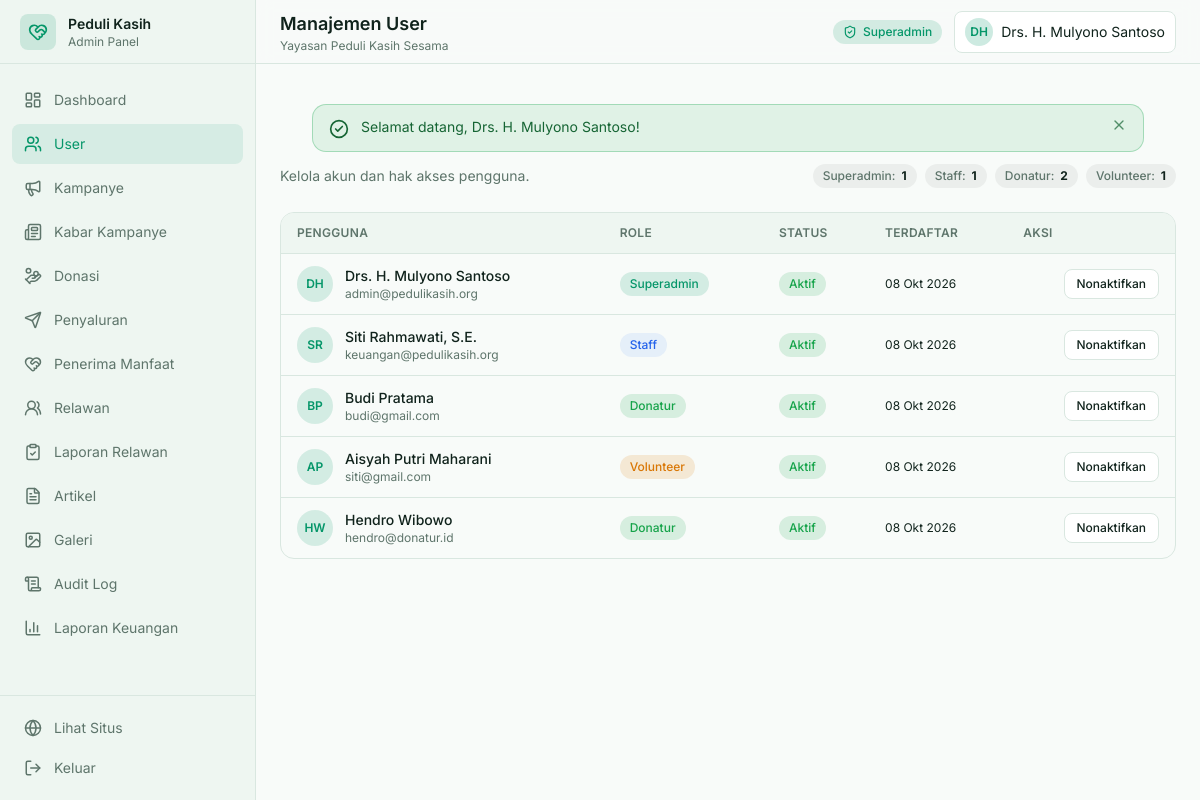
Page /admin/users (signed in) on the committed database.
### tables this page shows
CREATE TABLE `users` (
  `id` INT UNSIGNED AUTO_INCREMENT PRIMARY KEY,
  `name` VARCHAR(120) NOT NULL,
  `email` VARCHAR(150) NOT NULL UNIQUE,
  `password` VARCHAR(255) NOT NULL,
  `phone` VARCHAR(30) NULL,
  `role` ENUM('superadmin', 'staff', 'donatur', 'volunteer') NOT NULL DEFAULT 'donatur',
  `avatar` VARCHAR(255) NULL,
  `address` TEXT NULL,
  `bio` TEXT NULL,
  `status` ENUM('active', 'inactive') NOT NULL DEFAULT 'active',
  `created_at` TIMESTAMP DEFAULT CURRENT_TIMESTAMP,
  `updated_at` TIMESTAMP DEFAULT CURRENT_TIMESTAMP ON UPDATE CURRENT_TIMESTAMP,
  `deleted_at` TIMESTAMP NULL DEFAULT NULL,
  INDEX `idx_role` (`role`),
  INDEX `idx_email` (`email`)
);

### app/Views/admin/users.php (the view, shortened to what the rows shown need)
<?php
$users      = $users ?? [];
$roleCounts = $roleCounts ?? [];
$roleBadge = [
    'superadmin' => 'badge-accent',
    'staff'      => 'badge-info',
    'donatur'    => 'badge-success',
    'volunteer'  => 'badge-warning',
];
?>
<div class="space-y-6">
    <div class="flex flex-col justify-between gap-4 sm:flex-row sm:items-center">
        <div>
            <p class="text-sm text-ink-soft">Kelola akun dan hak akses pengguna.</p>
        </div>
        <div class="flex flex-wrap gap-2">
            <?php foreach (['superadmin', 'staff', 'donatur', 'volunteer'] as $role): ?>
                <span class="badge-muted"><?= ucfirst($role) ?>: <strong class="text-ink"><?= (int) ($roleCounts[$role] ?? 0) ?></strong></span>
            <?php endforeach; ?>
        </div>
    </div>
    <div class="table-wrap">
        <table class="table">
            <thead>
                <tr>
                    <th>Pengguna</th>
                    <th>Role</th>
                    <th>Status</th>
                    <th>Terdaftar</th>
                    <th class="text-right">Aksi</th>
                </tr>
            </thead>
            <tbody>
                <?php if ($users): ?>
                    <?php foreach ($users as $user): ?>
                        <tr>
                            <td>
                                <div class="flex items-center gap-3">
                                    <span class="flex h-9 w-9 items-center justify-center rounded-full bg-accent/15 text-xs font-semibold text-accent">
                                        <?= Helper::e(Helper::initials($user['name'])) ?>
                                    </span>
                                    <div>
                                        <p class="text-sm font-medium text-ink"><?= Helper::e($user['name']) ?></p>
                                        <p class="text-xs text-ink-soft"><?= Helper::e($user['email']) ?></p>
                                    </div>
                                </div>
                            </td>
                            <td><span class="<?= $roleBadge[$user['role']] ?? 'badge-muted' ?>"><?= ucfirst($user['role']) ?></span></td>
                            <td>
                                <span class="<?= $user['status'] === 'active' ? 'badge-success' : 'badge-muted' ?>">
                                    <?= $user['status'] === 'active' ? 'Aktif' : 'Nonaktif' ?>
                                </span>
                            </td>
                            <td class="whitespace-nowrap text-xs text-ink-soft"><?= Helper::tanggal($user['created_at']) ?></td>
                            <td class="text-right">
                                <form method="post" action="<?= Helper::url('admin/users/' . $user['id'] . '/status') ?>" class="inline">
                                    <button type="submit" class="btn-outline btn-sm">
                                        <?= $user['status'] === 'active' ? 'Nonaktifkan' : 'Aktifkan' ?>
                                    </button>
                                </form>
                            </td>
                        </tr>
                    <?php endforeach; ?>
                <?php else: ?>
                    <tr><td colspan="5" class="text-center text-ink-soft">Belum ada pengguna.</td></tr>
                <?php endif; ?>
            </tbody>
        </table>
    </div>
</div>

### app/Core/Router.php (shortened to what the rows shown need)
<?php
class Router
{
    private array $routes = [];
    private function add(string $method, string $pattern, array $handler, ?string $middleware): void
    {
        $this->routes[] = compact('method', 'pattern', 'handler', 'middleware');
    }
    private function compile(string $pattern): string
    {
        $pattern = trim($pattern, '/');
        if ($pattern === '') {
            return '#^$#';
        }
        $regex = preg_replace('#\{([a-zA-Z_][a-zA-Z0-9_]*)\}#', '([^/]+)', $pattern);
        return '#^' . $regex . '/?$#';
    }
    public function dispatch(string $method, string $path, string $basePath = ''): void
    {
        $method = strtoupper($method);
        $path = trim($path, '/');
        foreach ($this->routes as $route) {
            if ($route['method'] !== $method) {
                continue;
            }
            if (!preg_match($this->compile($route['pattern']), $path, $matches)) {
                continue;
            }
            array_shift($matches);
            [$class, $action] = $route['handler'];
            $controller = new $class();
            call_user_func_array([$controller, $action], $matches);
            return;
        }
    }
}

### app/Views/layouts/admin.php (shortened to what the rows shown need)
<?php
$settings    = $settings ?? (new \App\Models\Setting())->all();
$orgName     = $settings['org_name'] ?? 'Yayasan Peduli Kasih Sesama';
$currentUser = [
    'id'    => $_SESSION['user_id'] ?? null,
    'name'  => $_SESSION['user_name'] ?? 'Admin',
    'email' => $_SESSION['user_email'] ?? '',
    'role'  => $_SESSION['user_role'] ?? '',
];
$nav = [
    ['label' => 'Dashboard',         'icon' => 'layout-dashboard', 'route' => 'admin/dashboard',      'match' => 'admin/dashboard'],
    ['label' => 'User',              'icon' => 'users',            'route' => 'admin/users',          'match' => 'admin/users'],
    ['label' => 'Kampanye',          'icon' => 'megaphone',        'route' => 'admin/campaigns',      'match' => 'admin/campaigns'],
    ['label' => 'Kabar Kampanye',    'icon' => 'newspaper',        'route' => 'admin/campaign-updates', 'match' => 'admin/campaign-updates'],
    ['label' => 'Donasi',            'icon' => 'hand-coins',       'route' => 'admin/donations',      'match' => 'admin/donations'],
    ['label' => 'Penyaluran',        'icon' => 'send',             'route' => 'admin/disbursements',  'match' => 'admin/disbursements'],
    ['label' => 'Penerima Manfaat',  'icon' => 'heart-handshake',  'route' => 'admin/beneficiaries',  'match' => 'admin/beneficiaries'],
    ['label' => 'Relawan',           'icon' => 'users-round',      'route' => 'admin/volunteers',     'match' => 'admin/volunteers'],
    ['label' => 'Laporan Relawan',   'icon' => 'clipboard-check',  'route' => 'admin/field-reports',  'match' => 'admin/field-reports'],
    ['label' => 'Artikel',           'icon' => 'file-text',        'route' => 'admin/articles',       'match' => 'admin/articles'],
    ['label' => 'Galeri',            'icon' => 'image',            'route' => 'admin/gallery',        'match' => 'admin/gallery'],
    ['label' => 'Audit Log',         'icon' => 'scroll-text',      'route' => 'admin/audit-logs',     'match' => 'admin/audit-logs'],
    ['label' => 'Laporan Keuangan',  'icon' => 'bar-chart-3',      'route' => 'admin/reports',        'match' => 'admin/reports'],
];
?>
<!DOCTYPE html>
<html lang="id">
<head>
    <link rel="stylesheet" href="<?= Helper::asset('css/app.css') ?>">
</head>
<body class="min-h-screen bg-base text-ink">
<aside id="sidebar"
       class="fixed inset-y-0 left-0 z-40 flex w-64 -translate-x-full flex-col border-r border-line bg-surface transition-transform duration-200 lg:translate-x-0">
    <div class="flex h-16 shrink-0 items-center gap-3 border-b border-line px-5">
        <span class="flex h-9 w-9 items-center justify-center rounded-lg bg-accent/15 text-accent">
            <i data-lucide="heart-handshake" class="h-5 w-5"></i>
        </span>
        <div class="leading-tight">
            <p class="text-sm font-semibold text-ink">Peduli Kasih</p>
            <p class="text-xs text-ink-soft">Admin Panel</p>
        </div>
    </div>
    <nav class="flex-1 space-y-1 overflow-y-auto px-3 py-4">
        <?php foreach ($nav as $item): ?>
            <a href="<?= Helper::url($item['route']) ?>"
               class="side-link <?= Helper::isActive($item['match']) ? 'side-link-active' : '' ?>">
                <i data-lucide="<?= $item['icon'] ?>" class="h-[18px] w-[18px]"></i>
                <span><?= $item['label'] ?></span>
            </a>
        <?php endforeach; ?>
    </nav>
    <div class="shrink-0 border-t border-line p-3">
        <a href="<?= Helper::url('') ?>" class="side-link">
            <i data-lucide="globe" class="h-[18px] w-[18px]"></i>
            <span>Lihat Situs</span>
        </a>
        <a href="<?= Helper::url('logout') ?>" class="side-link">
            <i data-lucide="log-out" class="h-[18px] w-[18px]"></i>
            <span>Keluar</span>
        </a>
    </div>
</aside>
<div class="lg:pl-64">
    <header class="sticky top-0 z-20 flex h-16 items-center justify-between gap-4 border-b border-line bg-base/80 px-4 backdrop-blur sm:px-6">
        <div class="flex items-center gap-3">
            <div>
                <h1 class="text-base font-semibold text-ink sm:text-lg"><?= Helper::e($title ?? 'Dashboard') ?></h1>
                <p class="hidden text-xs text-ink-soft sm:block"><?= Helper::e($orgName) ?></p>
            </div>
        </div>
        <div class="flex items-center gap-2 sm:gap-3">
            <span class="badge-accent hidden sm:inline-flex">
                <i data-lucide="shield-check" class="h-3.5 w-3.5"></i>
                <?= Helper::e(ucfirst($currentUser['role'])) ?>
            </span>
            <div class="flex items-center gap-2 rounded-lg border border-line bg-card px-2.5 py-1.5">
                <span class="flex h-7 w-7 items-center justify-center rounded-full bg-accent/20 text-xs font-semibold text-accent">
                    <?= Helper::e(Helper::initials($currentUser['name'])) ?>
                </span>
                <span class="hidden text-sm text-ink md:inline"><?= Helper::e($currentUser['name']) ?></span>
            </div>
        </div>
    </header>
    <main class="p-4 sm:p-6">
        <?php include __DIR__ . '/../partials/flash.php'; ?>
        <?= $content ?? '' ?>
    </main>
</div>
</body>
</html>

### rows in the picture
users: role "Superadmin", name "DH", name "Drs. H. Mulyono Santoso", email "admin@pedulikasih.org", status "Aktif", created_at "08 Okt 2026"
users: name "SR", name "Siti Rahmawati, S.E.", email "keuangan@pedulikasih.org", role "Staff", status "Aktif", created_at "08 Okt 2026"
users: name "BP", name "Budi Pratama", email "budi@gmail.com", role "Donatur", status "Aktif", created_at "08 Okt 2026"
users: name "AP", name "Aisyah Putri Maharani", email "siti@gmail.com", role "Volunteer", status "Aktif", created_at "08 Okt 2026"
users: name "HW", name "Hendro Wibowo", email "hendro@donatur.id", role "Donatur", status "Aktif", created_at "08 Okt 2026"

### other values in the picture
$item['label'] "Dashboard"
$item['label'] "User"
$item['label'] "Kampanye"
$item['label'] "Kabar Kampanye"
$item['label'] "Donasi"
$item['label'] "Penyaluran"
$item['label'] "Penerima Manfaat"
$item['label'] "Relawan"
$item['label'] "Laporan Relawan"
$item['label'] "Artikel"
$item['label'] "Galeri"
$item['label'] "Audit Log"
$item['label'] "Laporan Keuangan"
Helper::e($orgName) "Yayasan Peduli Kasih Sesama"
$role "Superadmin"
